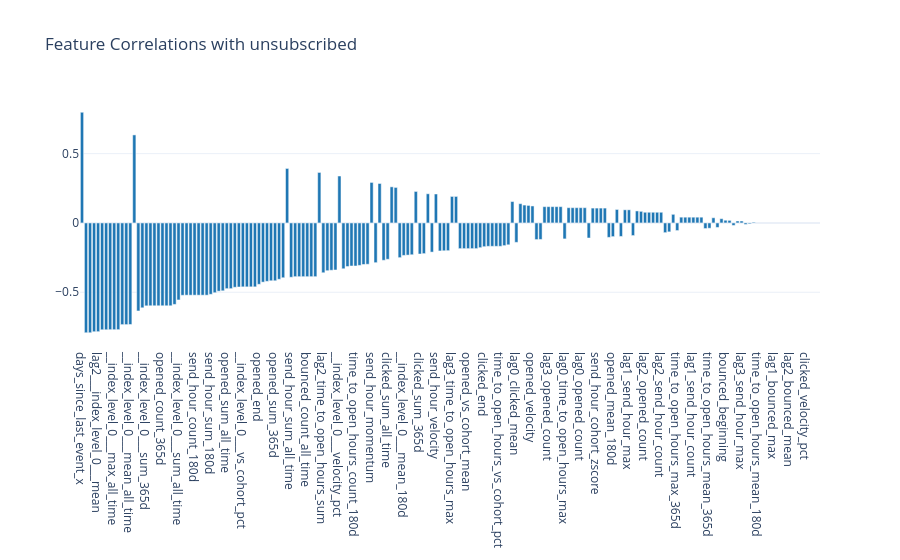

The cell this chart's notebook holds for it:
### Markdown cell above
## 5.5 Feature-Target Correlations

Features ranked by absolute correlation with the target variable.

**📖 Interpretation:**
- **Positive correlation**: Higher values = more likely retained
- **Negative correlation**: Higher values = more likely churned
- **|r| > 0.3**: Moderately predictive
- **|r| > 0.5**: Strongly predictive

### Code cell
if findings.target_column and findings.target_column in df.columns:
    target = findings.target_column
    feature_cols = [
        name for name, col in findings.columns.items()
        if col.inferred_type in [ColumnType.NUMERIC_CONTINUOUS, ColumnType.NUMERIC_DISCRETE]
        and name != target
        and name not in TEMPORAL_METADATA_COLS
    ]

    if feature_cols:
        # Reuse corr_matrix from 5.2 (already includes target via ColumnType.TARGET)
        if corr_matrix is not None and target in corr_matrix.index:
            target_corr_matrix = corr_matrix
        else:
            target_corr_matrix = batched_corr_matrix(df, feature_cols + [target])

        correlations = [
            {"Feature": col, "Correlation": target_corr_matrix.loc[col, target]}
            for col in feature_cols
            if col in target_corr_matrix.index
        ]

        corr_df = native_pd.DataFrame(correlations).sort_values("Correlation", key=abs, ascending=False)

        fig = charts.bar_chart(
            corr_df["Feature"].tolist(),
            corr_df["Correlation"].tolist(),
            title=f"Feature Correlations with {target}"
        )
        display_figure(fig)
else:
    print("Target column not available for correlation analysis.")

### Figure 1 — Plotly figure (JSON) as saved in the notebook; plotly's stock layout.template omitted (floating-point values rounded to 4 significant figures; data arrays with more than 128 entries replaced by an {"elided": "..."} marker saying what was removed)
{"data": [{"marker": {"color": "#1f77b4"}, "type": "bar", "x": {"elided": "184 str values"}, "y": {"elided": "184 float values"}}], "layout": {"title": {"text": "Feature Correlations with unsubscribed"}, "xaxis": {"title": {}}, "yaxis": {"title": {}}}}
